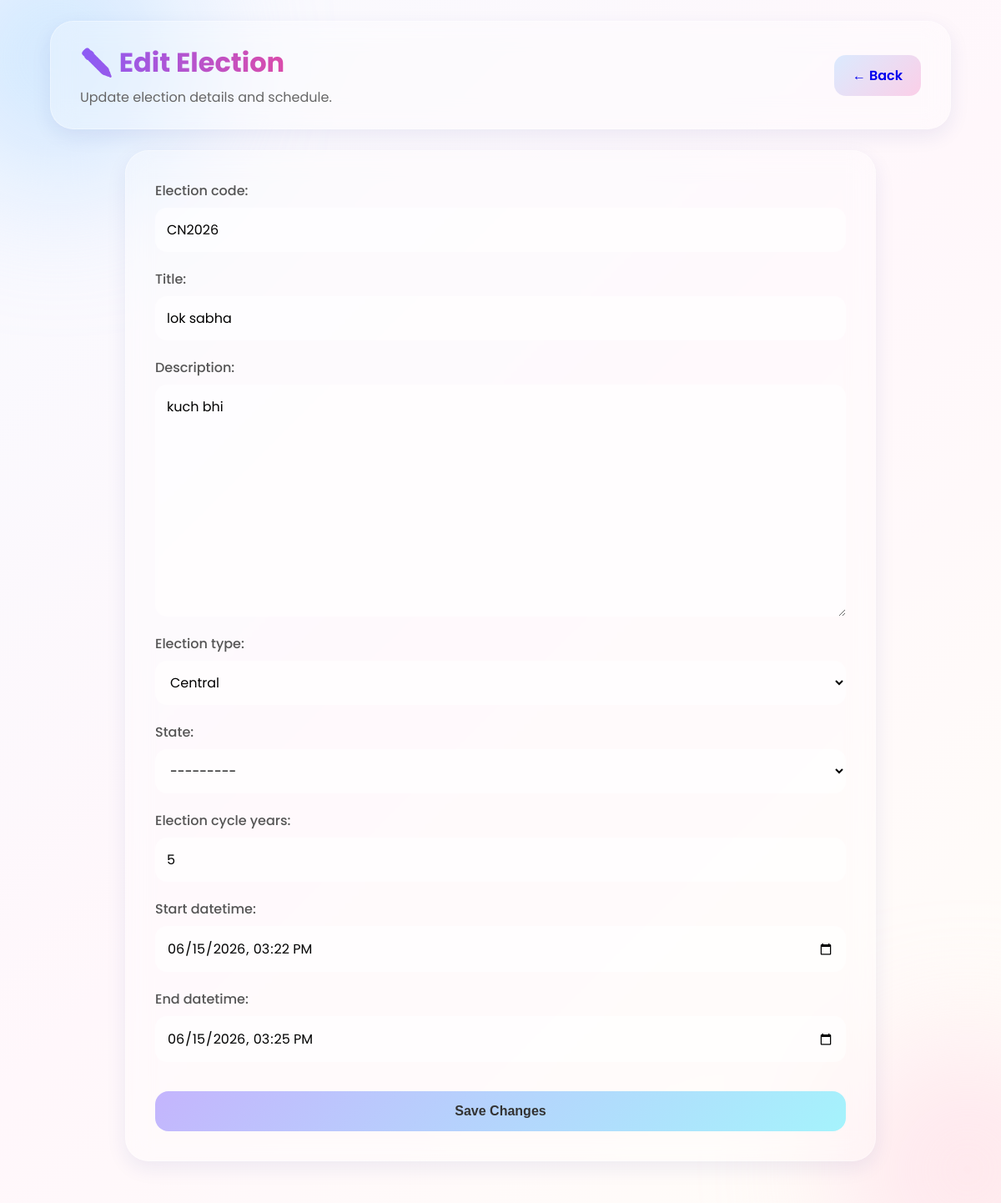
/adminpanel/elections/edit/6/ (signed in), run on the app's committed database.
### elections/models.py (models this page shows, shortened)
class Election(models.Model):
    ELECTION_TYPES = (
        ('CENTRAL', 'Central'),
        ('STATE', 'State'),
    )
    election_code = models.CharField(
        max_length=50,
        unique=True
    )
    title = models.CharField(
        max_length=255
    )
    description = models.TextField()
    election_type = models.CharField(
        max_length=20,
        choices=ELECTION_TYPES
    )
    state = models.CharField(
        max_length=100,
        choices=INDIAN_STATES,
        blank=True,
        null=True
    )
    election_cycle_years = models.PositiveIntegerField(
        default=5
    )
    start_datetime = models.DateTimeField()
    end_datetime = models.DateTimeField()
    created_at = models.DateTimeField(
        auto_now_add=True
    )
    updated_at = models.DateTimeField(
        auto_now=True
    )

### adminpanel/views.py (the view)
def edit_election(
    request,
    election_id
):
    if (
        not request.user.is_authenticated
        or
        not request.user.is_superuser
    ):
        return redirect(
            "admin_login"
        )
    election = get_object_or_404(
        Election,
        id=election_id
    )
    if request.method == "POST":
        form = ElectionForm(
            request.POST,
            instance=election
        )
        if form.is_valid():
            form.save()
            return redirect(
                "manage_elections"
            )
    else:
        form = ElectionForm(
            instance=election
        )
    back_url = request.META.get('HTTP_REFERER', '/adminpanel/dashboard/')
    return render(
        request,
        "adminpanel/edit_election.html",
        {
            "form": form,
            "election": election,
            "back_url": back_url
        }
    )

### adminpanel/forms.py
class ElectionForm(forms.ModelForm):
    class Meta:
        model = Election
        fields = [
            "election_code",
            "title",
            "description",
            "election_type",
            "state",
            "election_cycle_years",
            "start_datetime",
            "end_datetime"
        ]
        widgets = {
            "start_datetime":
            forms.DateTimeInput(
                attrs={
                    "type": "datetime-local"
                }
            ),
            "end_datetime":
            forms.DateTimeInput(
                attrs={
                    "type": "datetime-local"
                }
            ),
        }

### templates/adminpanel/edit_election.html (shortened to what this page needs)
{% load static %}
<!doctype html>
<html lang="en">
  <head>
    <link
      rel="stylesheet"
      href="{% static 'css/adminpanel/edit_election.css' %}"
    />
  </head>
  <body>
    <div class="blob blob1"></div>
    <div class="blob blob2"></div>
    <header class="admin-header glass">
      <div>
        <h1>✏️ Edit Election</h1>
        <p>Update election details and schedule.</p>
      </div>
      <a href="{{ back_url }}" class="back-btn">← Back</a>
    </header>
    <main class="container">
      <div class="form-card glass">
        <form method="post">
          {% csrf_token %} {{ form.as_p }}
          <button type="submit" class="submit-btn">Save Changes</button>
        </form>
      </div>
    </main>
  </body>
</html>

### static/css/adminpanel/edit_election.css (style rules this page uses)
* { margin: 0; padding: 0; box-sizing: border-box; }
body { font-family: 'Poppins', sans-serif; min-height: 100vh; background: linear-gradient(135deg, #f8faff 0%, #fff7fb 50%, #fffdf8 100%); overflow-x: hidden; color: #444; position: relative; }
.blob { position: fixed; border-radius: 50%; filter: blur(90px); opacity: 0.5; z-index: -1; }
.blob1 { width: 300px; height: 300px; background: #A2D2FF; top: -80px; left: -80px; }
.blob2 { width: 280px; height: 280px; background: #FFC8DD; bottom: -100px; right: -100px; }
.glass { background: rgba(255, 255, 255, 0.28); backdrop-filter: blur(15px); -webkit-backdrop-filter: blur(15px); border: 1px solid rgba(255, 255, 255, 0.35); border-radius: 28px; box-shadow: 0 8px 24px rgba(31, 38, 135, 0.08); }
.admin-header { width: 90%; max-width: 1200px; margin: 25px auto; padding: 25px 35px; display: flex; justify-content: space-between; align-items: center; }
.admin-header h1 { background: linear-gradient(90deg, #8B5CF6, #EC4899); -webkit-background-clip: text; -webkit-text-fill-color: transparent; }
.admin-header p { color: #666; margin-top: 5px; }
.back-btn { text-decoration: none; border: none; padding: 12px 22px; border-radius: 14px; cursor: pointer; font-weight: 600; background: linear-gradient(135deg, #DBEAFE, #FBCFE8); transition: 0.3s ease; }
.container { width: 90%; max-width: 900px; margin: auto; padding-bottom: 50px; }
.form-card { padding: 35px; }
.form-card form p { display: flex; flex-direction: column; margin-bottom: 20px; }
.form-card label { margin-bottom: 8px; font-weight: 500; color: #555; }
.form-card input, .form-card select, .form-card textarea { width: 100%; padding: 14px; border: none; outline: none; border-radius: 14px; background: rgba(255, 255, 255, 0.55); font-size: 1rem; font-family: 'Poppins', sans-serif; }
.form-card textarea { min-height: 120px; resize: vertical; }
input[type="datetime-local"], input[type="date"] { cursor: pointer; }
.submit-btn { width: 100%; margin-top: 15px; padding: 15px; border: none; border-radius: 16px; cursor: pointer; font-size: 1rem; font-weight: 600; color: #333; background: linear-gradient(135deg, #C4B5FD, #A5F3FC); transition: 0.3s ease; }

### data on the page
Election: election_code "CN2026", title "lok sabha", description "kuch bhi", election_type "Central", state "---------", election_cycle_years "5", start_datetime "06/15/2026 15:22", end_datetime "06/15/2026 15:25"
